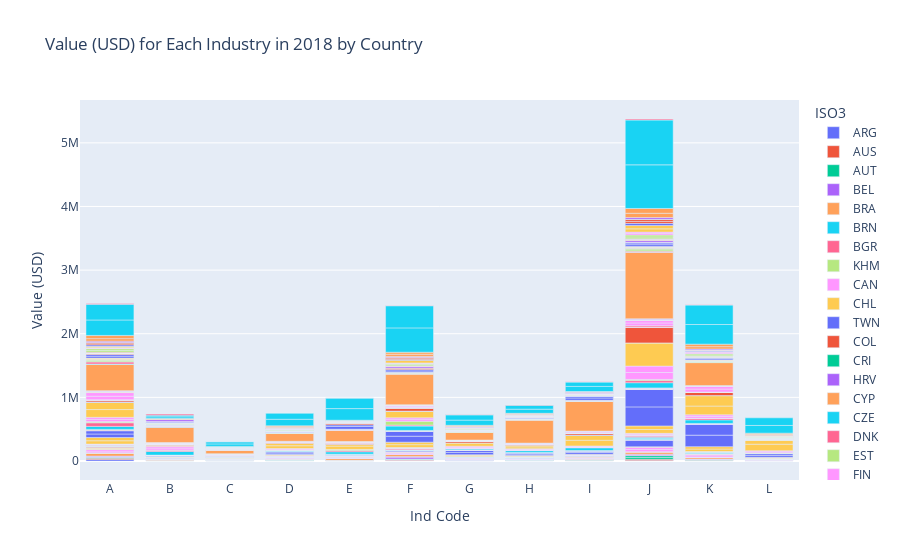

The notebook cell saved with this chart:
### Markdown cell above
As predicted, Asia is the largest contributer globally in the industries as a whole. Europe and America are not too far behind though. Individually the USA is still the produces the most value from it's industries, closly folowed by China. This data is from 2018 though, and given how much China's economy has grown over the years, I believe it may have overtaken the US.

### Code cell
# Filter the data for the year 2018
cleaned_data_2018 = cleaned_data3[cleaned_data3['Year'] == 2018]

# Create the bar chart
fig = px.bar(cleaned_data_2018, x='Ind Code', y='Value (USD)', color='ISO3', title='Value (USD) for Each Industry in 2018 by Country')
fig.show()
